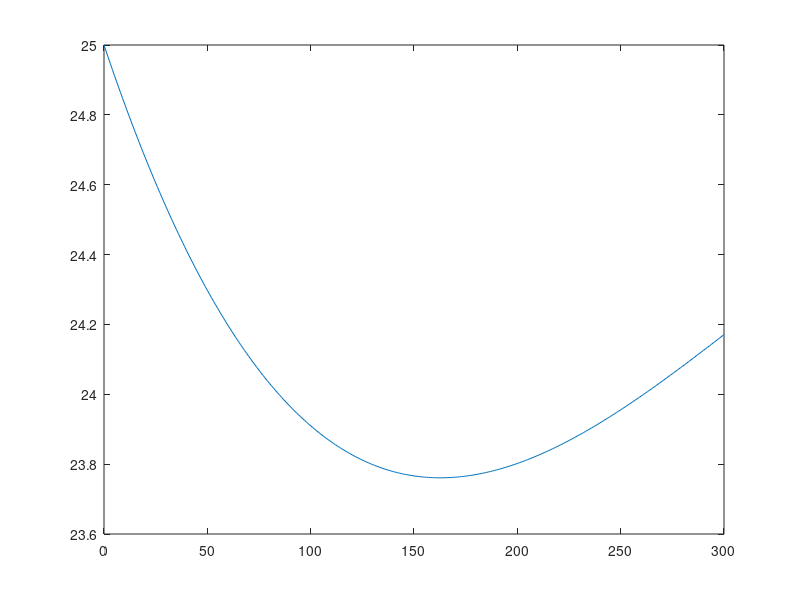

Source code (MATLAB):
%   Testing of nesting states, parameters and inputs in matlab fields
%   Example GH.x.Temperature requests the state (x) Temperature out of the GH field
%
%   GH.x = "states" // adding a state example GH.x.InsideTemperature = 20
%   GH.u = "inputs" ;
%   GH.p = "parameters" ;
%   GH.d = "defined inputs" // Example adding Time array [t] => GH.d.time = t
%
%   This allows easy extraction inside functions: output = function(GH)

%   Random value examples:
GH.p.           cp_air = 718 ;
GH.p.           rho_air = 1.29 ;
GH.p.           GreenhouseArea = 30 ;
GH.p.           GreenhouseHeight = 2 ;

GH.p.GreenhouseVolume = GH.p.GreenhouseArea*GH.p.GreenhouseHeight ;   % Simplified to a box

GH.p.           h_AirGlass = 100;
GH.p.           k_wall = 5.7;
GH.p.           d_wall = 5 * 10-3;

GH.p.h_InOut = 1/(1/GH.p.h_AirGlass + GH.p.d_wall/GH.p.k_wall + 1/GH.p.h_AirGlass) * GH.p.GreenhouseArea ; %overall heat transfer coefficient

Heating = 20 ;
GH.u.Heating = Heating ;


%   An array as field
dt = 60 ;                                  % Time interval of one minute
GH.d.dt = dt ;
simulation_time = 5   *60 ;                % Simulation time in minutes   (set to 5 hours) 
start_time = 0 ;                           % Start of simulation

t = start_time:dt:simulation_time*dt ;     % simulation time space
OutsideTemperature = 15 + 5*sin(2*pi * t/(24*60*dt)) ;

GH.d.Time = t ;                                 % Time as a field of GH.d
GH.d.OutsideTemperature = OutsideTemperature ;  % Outside temperature as a field of GH.d

GH.x.            AirTemperature(1) = 25 ;  % Starting condition


%   Set an ODE
function AirTemperatureDot = ODE_AirTemperature(GH, i)
    C_system = GH.p.GreenhouseVolume*GH.p.rho_air*GH.p.cp_air ;
    Q = GH.p.h_InOut * (GH.d.OutsideTemperature(i) - GH.x.AirTemperature(i)) + GH.u.Heating ;  % Q in Watt
    AirTemperatureDot = Q/C_system  ;    %
end

%   Integration

for i = 1: (length(GH.d.Time)-1)
    GH.x.AirTemperature(i+1) = GH.x.AirTemperature(i) + ODE_AirTemperature(GH, i)*dt ;
end

plot(GH.d.Time/dt, GH.x.AirTemperature)